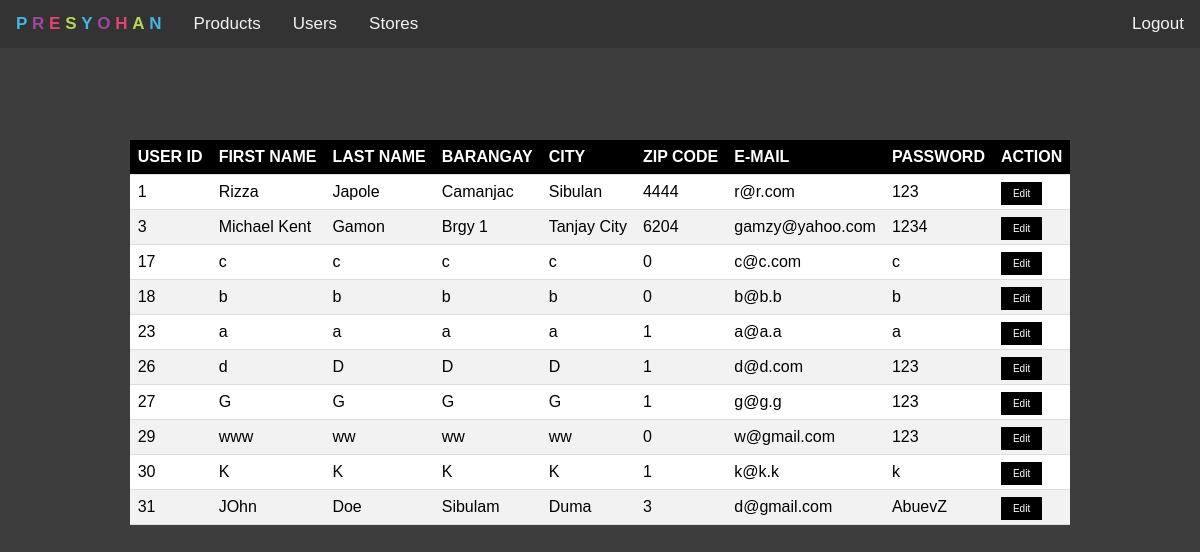
Page /admin/view-user.php on the committed database.
### tables this page shows
CREATE TABLE `users` (
  `user_id` int(11) NOT NULL,
  `fname` varchar(60) NOT NULL,
  `lname` varchar(60) NOT NULL,
  `brgy` varchar(60) NOT NULL,
  `city` varchar(60) NOT NULL,
  `zip` int(10) NOT NULL,
  `email` varchar(255) NOT NULL,
  `pw` varchar(255) NOT NULL,
  `type` varchar(50) NOT NULL,
  `store_name` varchar(250) NOT NULL,
  `store_location` varchar(255) NOT NULL,
  `store_address` varchar(250) NOT NULL
);

### admin/view-user.php (the view, shortened to what this page needs)
<?php
include '../config.php';
$sql="SELECT * FROM users WHERE type ='user'";
$result=mysqli_query($con,$sql);
?>
<!DOCTYPE html>
<html>
<head>
<link rel="stylesheet" href="../css/fa/css/all.css">
<link rel="stylesheet" type="text/css" href="style.css">
<link rel="stylesheet" href="../css/style.css">
</head>
<body>
<?php include 'header.php'; ?>
<div class="container">
  <div class="table-responsive">
    <table id="users">
    <thead>
      <tr>
        <th>USER ID</th>
        <th>FIRST NAME</th>
        <th>LAST NAME</th>
        <th>BARANGAY</th>
        <th>CITY</th>
        <th>ZIP CODE</th>
        <th>E-MAIL</th>
        <th>PASSWORD</th>
        <th>ACTION</th>
      </tr>
    </thead>
    <tbody>
      <?php
      while ($rows=mysqli_fetch_array($result)) { ?>
      <tr>
        <td><?php echo $rows['user_id']; ?></td>
        <td><?php echo $rows['fname']; ?></td>
        <td><?php echo $rows['lname']; ?></td>
        <td><?php echo $rows['brgy']; ?></td>
        <td><?php echo $rows['city']; ?></td>
        <td><?php echo $rows['zip']; ?></td>
        <td><?php echo $rows['email']; ?></td>
        <td><?php echo $rows['pw']; ?></td>
        <td><a class="button" href="edit-user.php?user_id=<?php echo $rows['user_id']; ?>">Edit</a></td>
      </tr>
      <?php
      }
      ?>
    </tbody>
  </table>
  </div>
</div>
</body>
</html>

### admin/style.css (style rules this page uses)
body { margin: 0; font-family: Arial, Helvetica, sans-serif; background-color: #3d3d3d; }
#users { font-family: "Trebuchet MS", Arial, Helvetica, sans-serif; }
th, td { padding: 8px; text-align: left; border-bottom: 1px solid #ddd; }
th { background-color: black; color: white; }
tr:nth-child(even) { background-color: #f2f2f2; }
tr:nth-child(odd) { background-color: white; }
.button { padding: 6px 12px; color: #fff; background-color: black; border: none; font-size: 10px; text-decoration: none; }

### css/style.css (style rules this page uses)
body { margin: 0; font-family: Arial, Helvetica, sans-serif; background-color: #3d3d3d; }
.container { margin: 10px; }
.table-responsive { text-align: center; display: block; width: 100%; overflow-x: auto; -webkit-overflow-scrolling: touch; -ms-overflow-style: -ms-autohiding-scrollbar; }
th { background-color: black; color: white; }
table { border-collapse: collapse; margin: 2rem auto 0 auto; }
th, td { padding: 8px; text-align: left; border-bottom: 1px solid #ddd; }
tr:nth-child(even) { background-color: #f2f2f2; }
tr:nth-child(odd) { background-color: white; }

### rows in the picture
users: user_id "1", fname "Rizza", lname "Japole", brgy "Camanjac", city "Sibulan", zip "4444", email "r@r.com", pw "123"
users: user_id "3", fname "Michael Kent", lname "Gamon", brgy "Brgy 1", city "Tanjay City", zip "6204", email "gamzy@yahoo.com", pw "1234"
users: user_id "17", fname "c", lname "c", brgy "c", city "c", zip "0", email "c@c.com", pw "c"
users: user_id "18", fname "b", lname "b", brgy "b", city "b", zip "0", email "b@b.b", pw "b"
users: user_id "23", fname "a", lname "a", brgy "a", city "a", zip "1", email "a@a.a", pw "a"
users: user_id "26", fname "d", lname "D", brgy "D", city "D", zip "1", email "d@d.com", pw "123"
users: user_id "27", fname "G", lname "G", brgy "G", city "G", zip "1", email "g@g.g", pw "123"
users: user_id "29", fname "www", lname "ww", brgy "ww", city "ww", zip "0", email "w@gmail.com", pw "123"
users: user_id "30", fname "K", lname "K", brgy "K", city "K", zip "1", email "k@k.k", pw "k"
users: user_id "31", fname "JOhn", lname "Doe", brgy "Sibulam", city "Duma", zip "3", email "d@gmail.com", pw "AbuevZ"
